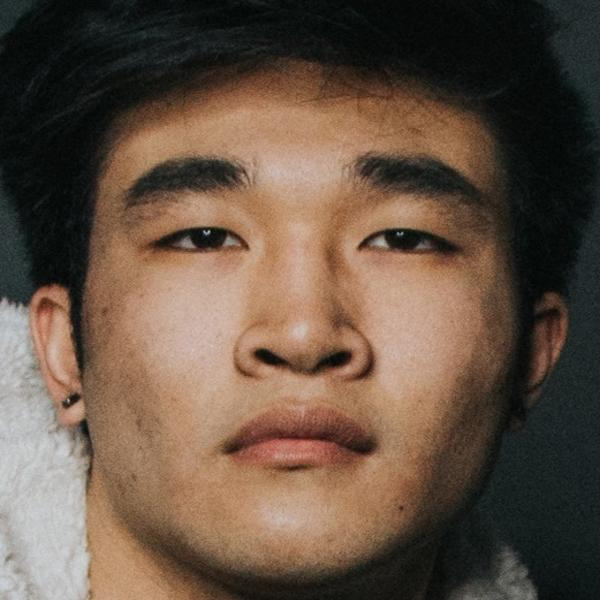
#> input picture data/stimuli/1.tif, 600 x 600 px; its folder holds only this picture in this run
$ python run.py
#> lines starting #> are read from the running program, lines starting #| are printed output that depends on the picture
### RSVPGenerator.py
import os
import cv2
import re
import random
import numpy as np
from tqdm import tqdm

class RSVPGenerator:
    """
    A class for generating RSVP (Rapid Serial Visual Presentation) videos based on stimuli and masks.

    Args:
        video_speed (int): The speed of the video playback.
        stimuli_dir (str): The directory containing the stimuli images.
        save_dir (str): The directory to save the generated videos.
        file_type (str, optional): The file type of the stimuli images. Defaults to 'tif'.
        patch_size (int, optional): The size of each patch in the images. Defaults to 20.
        nmasks (int, optional): The number of masks to use in each video. Defaults to 10.
        all_target (bool, optional): Whether to use all stimuli as targets in each video. Defaults to False.
    """

    def __init__(self, video_speed, stimuli_dir, save_dir, file_type='tif', patch_size=20, nmasks=10, all_target=False):
        self.video_speed = video_speed
        self.stimuli_dir = stimuli_dir
        self.save_dir = save_dir
        self.file_type = file_type
        self.patch_size = patch_size
        self.nmasks = nmasks
        self.all_target = all_target

    def load_images(self):
        """
        Loads images from the specified directory.

        Returns:
            dict: A dictionary containing the loaded images.
        """
        im = {}
        files = os.listdir(self.stimuli_dir)

        for image_file in files:
            if self.file_type in image_file:
                image_name = int(image_file.split('.')[0])
                im[image_name] = cv2.imread(os.path.join(self.stimuli_dir, image_file))

        return im

    def create_stimuliset(self):
        """
        Creates a set of masks by dividing the images into patches and shuffling them.

        Returns:
            dict: A dictionary containing the original and scrambled images.
        """
        im = self.load_images()
#> im = 1 item
        nstimuli = len(im)
#> nstimuli = 1

        for stimulus in range(1, nstimuli+1):
            image = im[stimulus]
            num_rows, num_cols = image.shape[:2]
            num_patches_rows = num_rows // self.patch_size
            num_patches_cols = num_cols // self.patch_size
            patches = []

            for i in range(num_patches_rows):
                for j in range(num_patches_cols):
                    patch = image[i*self.patch_size: (i+1)*self.patch_size, j*self.patch_size: (j+1)*self.patch_size]
                    patches.append(patch)

            random.shuffle(patches)
            scrambled_image = np.zeros_like(image)

            for i, patch in enumerate(patches):
                x = i % num_patches_rows
                y = i // num_patches_cols
                scrambled_image[y*self.patch_size: (y+1)*self.patch_size, x*self.patch_size: (x+1)*self.patch_size] = patch

            im[stimulus+nstimuli] = scrambled_image
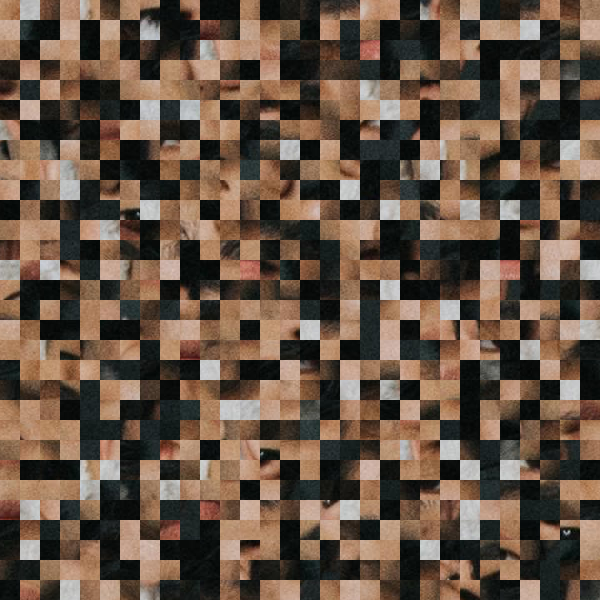
#> scrambled_image: shape (600, 600, 3); mean B, G, R 67.6, 82.3, 101.2
#> after the loop, im = 2 items

        return im

    def video_design(self, fps=25):
        """
        Generates RSVP videos based on the stimuli and masks and saving the videos to specified directory.

        Returns:
            None
        """
        im = self.create_stimuliset()
#> im = 2 items
        nstimuli = len(im) // 2
#> nstimuli = 1
        stimuli = list(range(1, len(im)//2+1))
#> stimuli = [1]
        masks = list(range(len(im)//2+1, len(im)+1))
#> masks = [2]
        F = np.zeros((nstimuli, (self.nmasks+1)*self.video_speed), dtype=np.uint8)

        if self.all_target:
            for i in range(nstimuli):
                F[i, :] = np.repeat(stimuli[i], (self.nmasks+1)*self.video_speed)
        else:
            for i in range(nstimuli):
                mask_indices = np.random.choice(masks, self.nmasks, replace=False)
                F[i, :(self.nmasks//2)*self.video_speed] = [item for item in mask_indices[:(self.nmasks//2)] for _ in range(self.video_speed)]
                F[i, (self.nmasks//2)*self.video_speed:(self.nmasks//2 + 1)*self.video_speed] = np.repeat(stimuli[i], self.video_speed)
                F[i, (self.nmasks//2 + 1)*self.video_speed:] = [item for item in mask_indices[(self.nmasks//2):] for _ in range(self.video_speed)]

        for i in tqdm(range(nstimuli), desc='Generating Videos'):
            video_name = os.path.join(self.save_dir, f'{i+1}.mp4')
            writer = cv2.VideoWriter(video_name, cv2.VideoWriter_fourcc(*'mp4v'), fps, (im[1].shape[1], im[1].shape[0]))

            for j in range(F.shape[1]):
                frame = im[F[i, j]]
                writer.write(frame)

            writer.release()

### run.py
from RSVPGenerator import RSVPGenerator
import numpy as np
import os

## define the parameters for the video generation
speed = 1
image_dir = './data/stimuli/'
save_dir = './data/videos/'

# create and save videos from stimuli
videos = RSVPGenerator(speed, image_dir, save_dir, file_type='tif', patch_size=20, nmasks=10, all_target=False)
#> (the run stopped early here; a loop or call above may not have finished)
